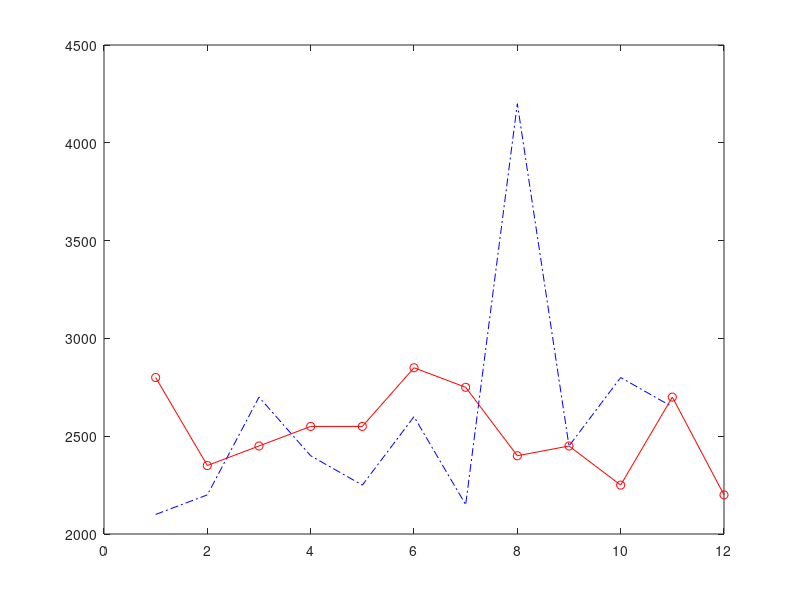

Source code (MATLAB):
%
%  Delay measurements on PC30 and PC32
%
% measurements in Tektronix TDS 2024 Oscilloscope
% The time scale of the oscilloscope is 500 microseconds per box (major
% division), with a minor division of 100 microseconds
%
% Time in microseconds
pc30 = [ 4.2, 4.4, 5.4, 4.8, 4.5, ...
         5.2, 4.3, 8.4, 4.9, 5.6,  ...
         5.3   ] * 500 ;
pc32 = [ 5.6, 4.7, 4.9, 5.1, 5.1, ...
         5.7, 5.5, 4.8, 4.9, 4.5, ...
         5.4, 4.4 ] * 500 ;
x30=1:length(pc30);
x32=1:length(pc32);
plot(x30,pc30, 'b-.', x32,pc32, 'r-o');

disp(sprintf('Mean pc30 is %f', mean(pc30) ));
disp(sprintf('STD pc30 is %f', std(pc30) ));
disp(sprintf('Mean pc32 is %f', mean(pc32) ));
disp(sprintf('STD pc32 is %f', std(pc32) ));

% OUTPUT:
%Mean pc30 is 2590.909091
%STD pc30 is 583.874208
%Mean pc32 is 2525.000000
%STD pc32 is 213.733054